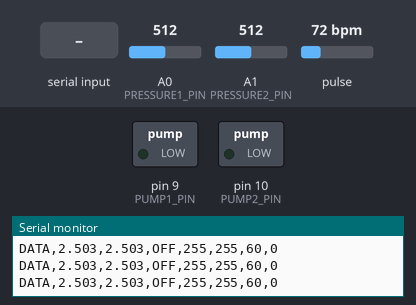
A sketch run on a simulated Arduino Uno, built with avr-gcc and run on an emulated ATmega328P. Parts: switched loads named in the sketch (green lamp = pin HIGH), the last lines printed to the serial monitor. The test bench sets the inputs (shaded band); at power-on: A0 (PRESSURE1_PIN) = 512, A1 (PRESSURE2_PIN) = 512, pulse 72 bpm.

Above: at 1.2 s.
1.3 s: "HEART\n" received over Serial
At 2.39 s:
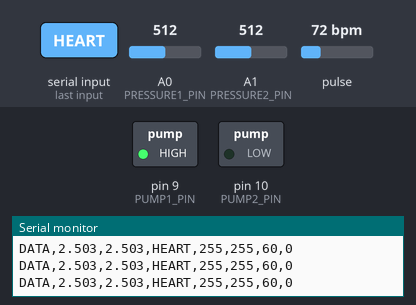
4.3 s: "OFF\n" received over Serial
At 4.3 s:
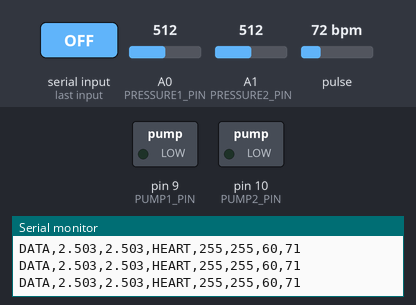
5.8 s: "CONT\n" received over Serial
At 6.3 s:
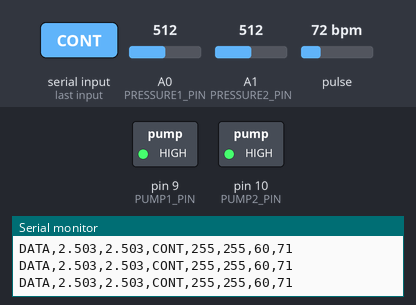
Timing chart, 0 to 8.8 s (numbered marks = the images above; inputs shaded):
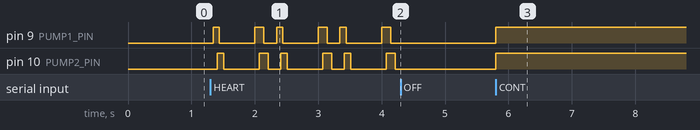

The sketch:

arduino_code.ino
```cpp
// === Heart-rate sensor (PulseSensor Playground) ===
// Install the library via Arduino IDE -> Sketch -> Include Library
// -> Manage Libraries... -> search "PulseSensor Playground"
// USE_ARDUINO_INTERRUPTS=true tells the library to sample on Timer2,
// which doesn't conflict with our Timer1-based pump PWM.
#define USE_ARDUINO_INTERRUPTS true
#include <PulseSensorPlayground.h>

// === Pin assignments ===
const int PUMP1_PIN     = 9;   // Timer1 OC1A
const int PUMP2_PIN     = 10;  // Timer1 OC1B
const int PRESSURE1_PIN = A0;
const int PRESSURE2_PIN = A1;
const int HEART_PIN     = A2;  // PulseSensor signal lead (purple wire)

// === Pump state (controllable from laptop) ===
enum Mode { MODE_OFF, MODE_CONTINUOUS, MODE_HEARTBEAT, MODE_ALTERNATE };
Mode currentMode = MODE_OFF;

int pump1Duty = 255;        // 0–255 — only used in CONT mode for slow-PWM
int pump2Duty = 255;
int heartBPM  = 60;
unsigned long pump2OffsetMs = 70;  // for heartbeat layering

// === Slow-PWM power control ===
// The pumps have a large deadband — below ~94% fast-PWM duty they don't run
// at all. To get fine-grained power control, CONT mode runs the pumps on a
// slow ON/OFF cycle at full power instead. With a 1-second cycle:
//   duty=255 -> 1000 ms on / 0 ms off    -> 100% time-averaged power
//   duty=128 ->  502 ms on / 498 ms off  ->  50%
//   duty=26  ->  102 ms on / 898 ms off  ->  10%
// The fluid loop's hydraulic inertia smooths this into a 1 Hz pressure
// ripple; the Python side's 2 s rolling mean averages it out for display.
//
// HEART and ALT modes always run at full 255 when their pulses are active —
// the duty value is ignored in those modes.
const unsigned long POWER_CYCLE_MS = 1000;

// === Heartbeat timing (computed from BPM) ===
unsigned long cycleMs;
unsigned long lubMs, systolicGapMs, dubMs, diastolicMs;

void recalcHeartbeat() {
  cycleMs       = 60000UL / heartBPM;
  lubMs         = cycleMs * 14 / 100;
  systolicGapMs = cycleMs * 20 / 100;
  dubMs         = cycleMs * 10 / 100;
  diastolicMs   = cycleMs - lubMs - systolicGapMs - dubMs;
}

bool isHeartPulseActive(unsigned long phase) {
  if (phase < lubMs) return true;
  unsigned long dubStart = lubMs + systolicGapMs;
  if (phase >= dubStart && phase < dubStart + dubMs) return true;
  return false;
}

// === Alternate timing ===
unsigned long alternateLastSwitch = 0;
bool alternatePump1On = true;
const unsigned long ALTERNATE_INTERVAL_MS = 2000;

// === Pressure sensor (5 PSI Flylin transducer) ===
const float V_OFFSET = 0.5;
const float V_SPAN   = 4.0;
const float MAX_PSI  = 5.0;
const float ADC_TO_V = 5.0 / 1023.0;
const int OVERSAMPLE_N = 9;

float p1_smoothed = 0.0;
float p2_smoothed = 0.0;
bool firstSample = true;
const float EMA_ALPHA = 0.30;
unsigned long lastSampleMs = 0;
const unsigned long SAMPLE_INTERVAL_MS = 5;  // 200 Hz internal sampling

// === Heart rate sensor with IBI-median filtering ===
// The PulseSensor library's getBeatsPerMinute() returns BPM from the SINGLE
// most recent inter-beat interval. One missed beat doubles IBI -> BPM
// halves; one spurious detection halves IBI -> BPM doubles. We ignore the
// library's BPM and compute our own from a 7-deep IBI buffer:
//   1. range-check each IBI to physiological 300..2000 ms,
//   2. once we have a stable baseline (>=4 accepted beats), reject IBIs
//      that deviate >40% from the running median,
//   3. report BPM = 60000 / median(buffer) only after 3+ accepted beats.
// Median is robust to occasional bad beats — a single 80->200 spike
// doesn't move the reported value.
const int HR_THRESHOLD_DEFAULT = 550;
int hrThreshold = HR_THRESHOLD_DEFAULT;
PulseSensorPlayground pulseSensor;
int measuredBPM = 0;
unsigned long lastBeatMs = 0;
const unsigned long HR_TIMEOUT_MS = 5000;

const int IBI_BUF_SIZE = 7;
unsigned long ibiBuffer[IBI_BUF_SIZE];
int ibiBufCount = 0;
int ibiBufIdx = 0;
const unsigned long IBI_MIN_MS = 300;   // 200 BPM ceiling
const unsigned long IBI_MAX_MS = 2000;  // 30 BPM floor

unsigned long ibiBufferMedian() {
  unsigned long sorted[IBI_BUF_SIZE];
  int n = ibiBufCount;
  for (int i = 0; i < n; i++) sorted[i] = ibiBuffer[i];
  for (int i = 1; i < n; i++) {
    unsigned long key = sorted[i];
    int j = i - 1;
    while (j >= 0 && sorted[j] > key) {
      sorted[j + 1] = sorted[j];
      j--;
    }
    sorted[j + 1] = key;
  }
  return sorted[n / 2];
}

void resetHRState() {
  measuredBPM = 0;
  ibiBufCount = 0;
  ibiBufIdx = 0;
  lastBeatMs = 0;
}

void insertionSort(uint16_t *a, int n) {
  for (int i = 1; i < n; i++) {
    uint16_t key = a[i];
    int j = i - 1;
    while (j >= 0 && a[j] > key) {
      a[j + 1] = a[j];
      j--;
    }
    a[j + 1] = key;
  }
}

float readPressurePSI(int pin) {
  uint16_t samples[OVERSAMPLE_N];
  analogRead(pin);  // dummy read for MUX settling
  for (int i = 0; i < OVERSAMPLE_N; i++) {
    samples[i] = analogRead(pin);
  }
  insertionSort(samples, OVERSAMPLE_N);
  uint16_t median = samples[OVERSAMPLE_N / 2];
  float voltage = median * ADC_TO_V;
  float psi = (voltage - V_OFFSET) / V_SPAN * MAX_PSI;
  return psi < 0 ? 0 : psi;
}

void updateSensors() {
  unsigned long now = millis();
  if (now - lastSampleMs < SAMPLE_INTERVAL_MS) return;
  lastSampleMs = now;

  float raw1 = readPressurePSI(PRESSURE1_PIN);
  float raw2 = readPressurePSI(PRESSURE2_PIN);

  if (firstSample) {
    p1_smoothed = raw1;
    p2_smoothed = raw2;
    firstSample = false;
  } else {
    p1_smoothed = EMA_ALPHA * raw1 + (1.0 - EMA_ALPHA) * p1_smoothed;
    p2_smoothed = EMA_ALPHA * raw2 + (1.0 - EMA_ALPHA) * p2_smoothed;
  }
}

void updateHeartRate() {
  if (pulseSensor.sawStartOfBeat()) {
    unsigned long now = millis();
    if (lastBeatMs > 0) {
      unsigned long ibi = now - lastBeatMs;
      bool accept = (ibi >= IBI_MIN_MS && ibi <= IBI_MAX_MS);

      // Outlier rejection — only after a stable baseline so we can build
      // up the buffer initially.
      if (accept && ibiBufCount >= 4) {
        unsigned long median = ibiBufferMedian();
        if (ibi < (median * 6) / 10 || ibi > (median * 14) / 10) {
          accept = false;
        }
      }

      if (accept) {
        ibiBuffer[ibiBufIdx] = ibi;
        ibiBufIdx = (ibiBufIdx + 1) % IBI_BUF_SIZE;
        if (ibiBufCount < IBI_BUF_SIZE) ibiBufCount++;
        if (ibiBufCount >= 3) {
          unsigned long medianIBI = ibiBufferMedian();
          measuredBPM = (int)(60000UL / medianIBI);
        }
      }
    }
    lastBeatMs = now;
  }
  // Reset on prolonged signal loss
  if (lastBeatMs > 0 && (millis() - lastBeatMs) > HR_TIMEOUT_MS) {
    resetHRState();
  }
}

// === Serial reporting ===
unsigned long lastReportMs = 0;
const unsigned long REPORT_INTERVAL_MS = 20;  // 50 Hz

const char* modeToString(Mode m) {
  switch (m) {
    case MODE_OFF:        return "OFF";
    case MODE_CONTINUOUS: return "CONT";
    case MODE_HEARTBEAT:  return "HEART";
    case MODE_ALTERNATE:  return "ALT";
  }
  return "?";
}

void sendStatus() {
  // Format: DATA,p1,p2,mode,p1_duty,p2_duty,bpm_set,bpm_meas
  Serial.print("DATA,");
  Serial.print(p1_smoothed, 3); Serial.print(",");
  Serial.print(p2_smoothed, 3); Serial.print(",");
  Serial.print(modeToString(currentMode)); Serial.print(",");
  Serial.print(pump1Duty); Serial.print(",");
  Serial.print(pump2Duty); Serial.print(",");
  Serial.print(heartBPM); Serial.print(",");
  Serial.println(measuredBPM);
}

// === Command parsing ===
String inputBuffer = "";

void handleCommand(String cmd) {
  cmd.trim();
  cmd.toUpperCase();

  if (cmd == "OFF") {
    currentMode = MODE_OFF;
  } else if (cmd == "CONT") {
    currentMode = MODE_CONTINUOUS;
  } else if (cmd == "HEART") {
    currentMode = MODE_HEARTBEAT;
    recalcHeartbeat();
  } else if (cmd == "ALT") {
    currentMode = MODE_ALTERNATE;
    alternateLastSwitch = millis();
    alternatePump1On = true;
  } else if (cmd.startsWith("P1=")) {
    pump1Duty = constrain(cmd.substring(3).toInt(), 0, 255);
  } else if (cmd.startsWith("P2=")) {
    pump2Duty = constrain(cmd.substring(3).toInt(), 0, 255);
  } else if (cmd.startsWith("BPM=")) {
    heartBPM = constrain(cmd.substring(4).toInt(), 30, 180);
    recalcHeartbeat();
  } else if (cmd.startsWith("HRT=")) {
    // Runtime tuning of the PulseSensor threshold (typical 500-580).
    // Useful if the sensor is jittery or won't detect at all.
    int t = constrain(cmd.substring(4).toInt(), 300, 800);
    hrThreshold = t;
    pulseSensor.setThreshold(t);
    resetHRState();
  } else if (cmd == "STATUS") {
    sendStatus();
    return;
  } else {
    Serial.print("ERR,Unknown command: ");
    Serial.println(cmd);
    return;
  }

  Serial.print("OK,");
  Serial.println(cmd);
}

void readCommandsFromSerial() {
  while (Serial.available()) {
    char c = Serial.read();
    if (c == '\n') {
      if (inputBuffer.length() > 0) {
        handleCommand(inputBuffer);
        inputBuffer = "";
      }
    } else if (c != '\r') {
      inputBuffer += c;
    }
  }
}

// === Pump control logic ===
void applyPumpControl() {
  switch (currentMode) {
    case MODE_OFF:
      analogWrite(PUMP1_PIN, 0);
      analogWrite(PUMP2_PIN, 0);
      break;

    case MODE_CONTINUOUS: {
      // Slow-PWM at POWER_CYCLE_MS period. Pump is FULL ON for the first
      // (duty/255 * POWER_CYCLE_MS) ms of each cycle, OFF for the rest.
      // Lets us hit average powers below the fast-PWM deadband.
      unsigned long now = millis();
      unsigned long phase = now % POWER_CYCLE_MS;
      unsigned long on1 = (POWER_CYCLE_MS * (unsigned long)pump1Duty) / 255UL;
      unsigned long on2 = (POWER_CYCLE_MS * (unsigned long)pump2Duty) / 255UL;
      analogWrite(PUMP1_PIN, phase < on1 ? 255 : 0);
      analogWrite(PUMP2_PIN, phase < on2 ? 255 : 0);
      break;
    }

    case MODE_HEARTBEAT: {
      // Pulses run at full 255 — duty ignored. Use CONT mode for power
      // control; a 140 ms lub pulse can't render intermediate amplitude.
      unsigned long now = millis();
      unsigned long phase1 = now % cycleMs;
      unsigned long phase2 = (now + cycleMs - pump2OffsetMs) % cycleMs;
      analogWrite(PUMP1_PIN, isHeartPulseActive(phase1) ? 255 : 0);
      analogWrite(PUMP2_PIN, isHeartPulseActive(phase2) ? 255 : 0);
      break;
    }

    case MODE_ALTERNATE: {
      unsigned long now = millis();
      if (now - alternateLastSwitch >= ALTERNATE_INTERVAL_MS) {
        alternatePump1On = !alternatePump1On;
        alternateLastSwitch = now;
      }
      analogWrite(PUMP1_PIN, alternatePump1On ? 255 : 0);
      analogWrite(PUMP2_PIN, alternatePump1On ? 0   : 255);
      break;
    }
  }
}

void setup() {
  pinMode(PUMP1_PIN, OUTPUT);
  pinMode(PUMP2_PIN, OUTPUT);

  // Boost Timer1 PWM frequency to ~31.25 kHz (only matters when we DO
  // analogWrite at intermediate values, which now only happens during
  // the "off" portion of slow-PWM — i.e., not at all in CONT, but full
  // 255 during pulses in HEART/ALT).
  TCCR1B = (TCCR1B & 0b11111000) | 0x01;

  analogWrite(PUMP1_PIN, 0);
  analogWrite(PUMP2_PIN, 0);

  Serial.begin(115200);

  // Pulse sensor — Timer2 sampling, doesn't conflict with our Timer1 PWM
  pulseSensor.analogInput(HEART_PIN);
  pulseSensor.setThreshold(hrThreshold);
  pulseSensor.begin();

  recalcHeartbeat();
  Serial.println("READY");
}

void loop() {
  readCommandsFromSerial();
  applyPumpControl();
  updateSensors();
  updateHeartRate();

  unsigned long now = millis();
  if (now - lastReportMs >= REPORT_INTERVAL_MS) {
    sendStatus();
    lastReportMs = now;
  }
}
```

Measured:
- after the input at 1.3 s, pin 9 (PUMP1_PIN): LOW → HIGH at once, then repeats every 1.0 s: LOW 0.56 s, HIGH 0.14 s, LOW 0.20 s, HIGH 0.10 s; pin 10 (PUMP2_PIN): LOW → HIGH after 0.11 s, then repeats every 1.0 s: LOW 0.56 s, HIGH 0.14 s, LOW 0.20 s, HIGH 0.10 s
- after the input at 4.3 s, pin 9 (PUMP1_PIN), pin 10 (PUMP2_PIN): stops changing and stays LOW
- after the input at 5.8 s, pin 9 (PUMP1_PIN), pin 10 (PUMP2_PIN): LOW → HIGH at once
